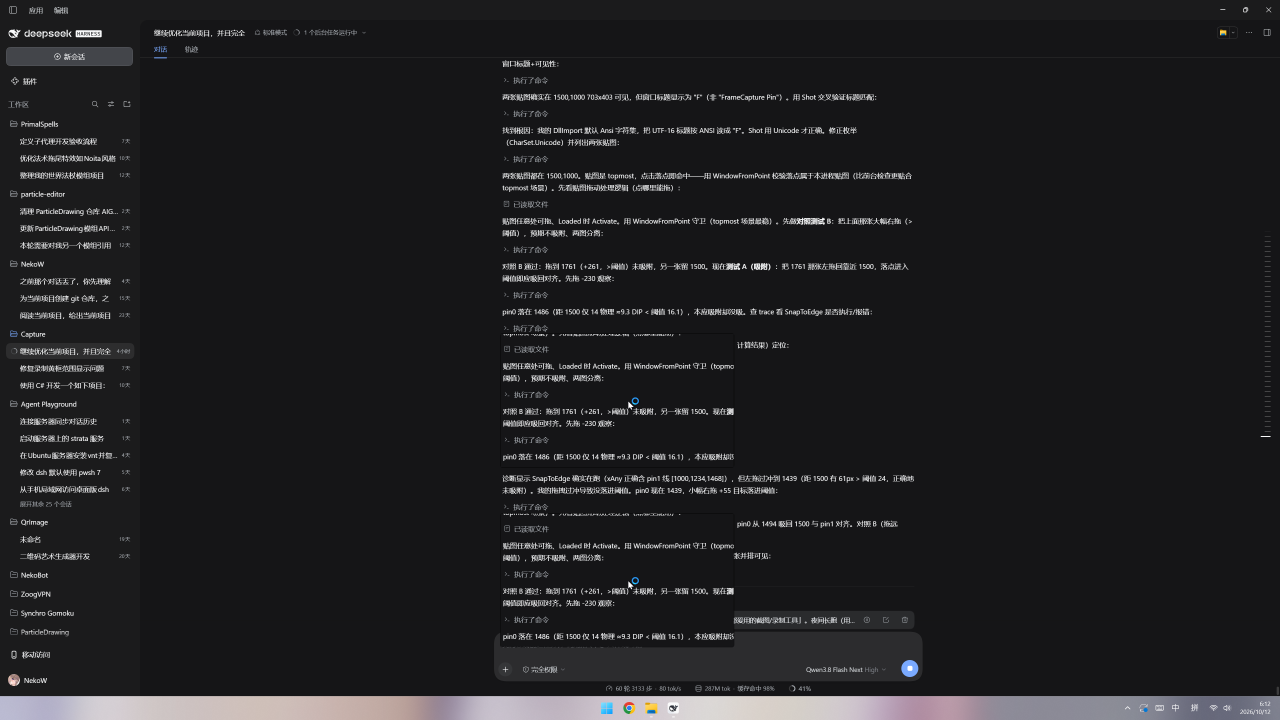
#> input picture shot.png, 3840 x 2160 px (shown at 1/3 size)
$ python uxcolor.py ../shot.png ../shot.png
#> lines starting #> are read from the running program, lines starting #| are printed output that depends on the picture
"""采样界面配色台阶 + 裁一块区域给人眼看。"""
import sys
from PIL import Image

path, tag = sys.argv[1], sys.argv[2]
im = Image.open(path).convert("RGB")
W, H = im.size
#> W = 3840; H = 2160
px = im.load()

def sample(x, y, r=3):
    """取一小块的中位数，避开抗锯齿边。"""
    rs, gs, bs = [], [], []
    for dx in range(-r, r + 1):
        for dy in range(-r, r + 1):
            xx, yy = min(max(x + dx, 0), W - 1), min(max(y + dy, 0), H - 1)
            c = px[xx, yy]
            rs.append(c[0]); gs.append(c[1]); bs.append(c[2])
    rs.sort(); gs.sort(); bs.sort()
    m = len(rs) // 2
    return (rs[m], gs[m], bs[m])

pts = {
    "标题栏": (600, 27),
    "侧栏底": (150, 500),
    "内容区底": (700, 465),
    "卡片底": (600, 428),
    "绑定行底": (600, 245),
    "键位行底": (600, 565),
    "键位行左边框": (352, 565),
    "最右留白": (1128, 500),
}
print(f"== {tag}  {path}  {W}x{H}")
#| == ../shot.png  ../shot.png  3840x2160
for name, (x, y) in pts.items():
    c = sample(x, y)
    print(f"  {name:<12} ({x:>4},{y:>4})  #{c[0]:02X}{c[1]:02X}{c[2]:02X}  亮度 {sum(c)/3:5.1f}")

im.crop((330, 180, 1090, 720)).save(f"test-out/uiaudit/{tag}-crop.png")
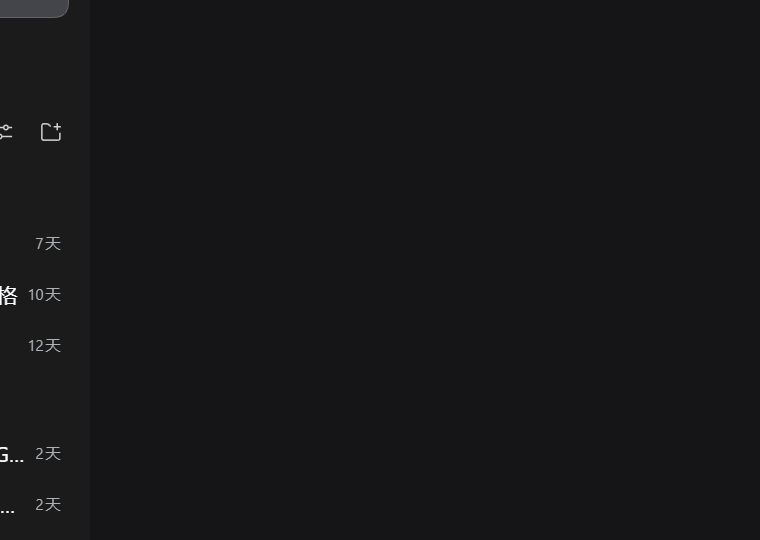
#> saved as shot.png-crop.png: PIL image 760x540 RGB; mean R, G, B 22.2, 22.2, 24.1
print(f"  裁图 test-out/uiaudit/{tag}-crop.png")
